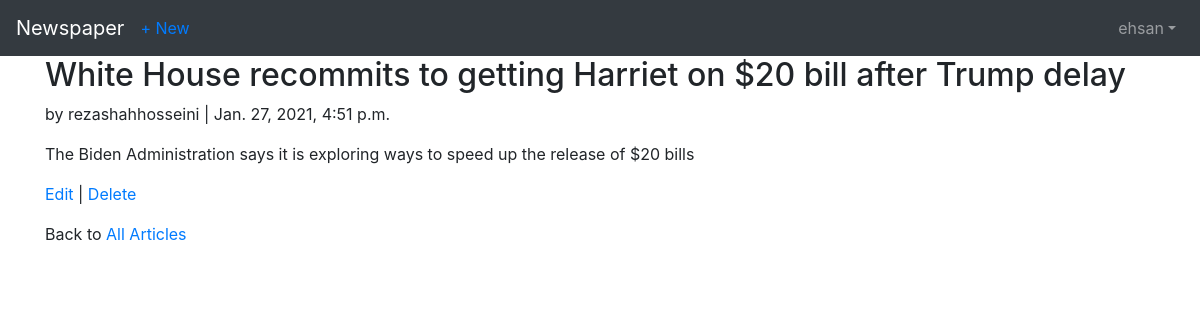
The page /articles/1/ (signed in) on the database its author committed.
### accounts/models.py (models this page shows)
class CustomUser(AbstractUser):
    age = models.PositiveIntegerField(null=True,blank=True)

### articles/models.py (models this page shows, shortened)
class Article(models.Model):
    title = models.CharField(max_length=256)
    body = models.TextField()
    date = models.DateTimeField(auto_now_add = True)
    author = models.ForeignKey(get_user_model() , on_delete=models.CASCADE)

### articles/views.py (the view)
# urls.py: path('<int:pk>/' , ArticleDetailView.as_view() , name='article_detail'),
class ArticleDetailView(LoginRequiredMixin , DetailView):
    model = Article
    template_name='article_detail.html'

### templates/article_detail.html
{% extends 'base.html' %}
{% block content %}
    <div class="article-entry">
        <h2>{{object.title}}</h2>
        <p>by {{object.author}} | {{object.date}}</p>
        <p>{{object.body}}</p>
    </div>
    <p>
        <a href="{% url 'article_edit' article.pk %}">Edit</a> |
        <a href="{% url 'article_delete' article.pk %}">Delete</a>
    </p>
    <p>Back to <a href="{% url 'article_list' %}">All Articles</a></p>
{% endblock content %}

### templates/base.html (shortened to what this page needs)
{% load static %}
<!DOCTYPE html>
<html>
    <head>
        <link rel="stylesheet" href="https://stackpath.bootstrapcdn.com/bootstrap/4.5.2/css/bootstrap.min.css" />
    </head>
    <body>
        <nav class="navbar navbar-expand-lg navbar-dark bg-dark">
            <a href="{% url 'home' %}" class="navbar-brand">Newspaper</a>
            <a href="{% url 'article_new' %}">+ New</a>
                <div class="collapse navbar-collapse" id="navbarSupportedContent">
                    {% if user.is_authenticated %}
                        <ul class="navbar-nav ml-auto">
                            <li class="nav-item">
                                <a class="nav-link dropdown-toggle" href="#" id="navbarDropdown" role="button" data-toggle="dropdown" aria-haspopup="true" aria-expanded="false">{{user.username}}</a>
                            </li>
                        </ul>
                    {% else %}
                        <form class="form-inline ml-auto">
                            <a class="btn btn-outline-secondary" href="{% url 'login' %}">Log in</a>
                            <a class="btn btn-primary ml-2" href="{% url 'signup' %}">Sign up</a>
                        </form>
                    {% endif %}
                </div>
        </nav>
        <main class="container">
            {% block content %}
            {% endblock content %}
        </main>
    </body>
</html>

### rows shown on the page
CustomUser: username "ehsan"
Article: title "White House recommits to getting Harriet on $20 bill after Trump delay", author "rezashahhosseini", date "Jan. 27, 2021, 4:51 p.m.", body "The Biden Administration says it is exploring ways to speed up the release of $20 bills"
